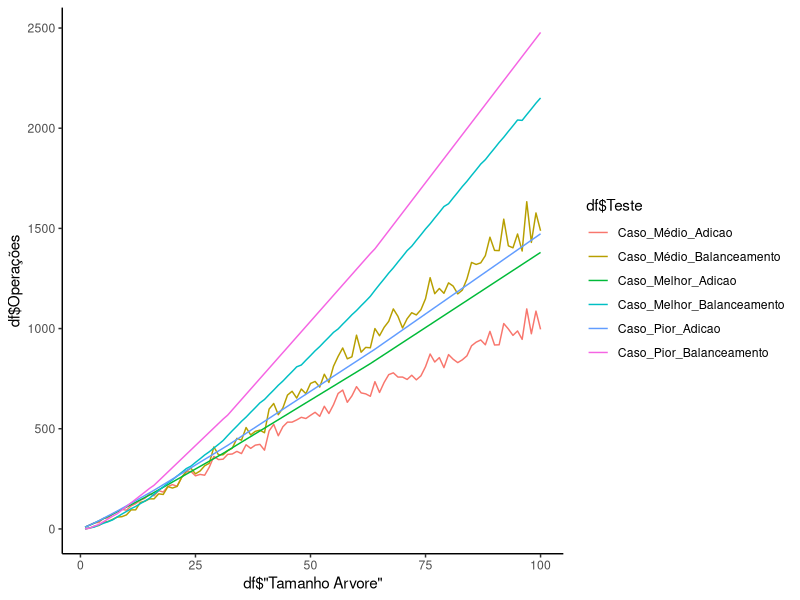

The R script that drew this image:
packages <- c("ggplot2")

for(package in packages){
  if(!require(package, character.only = TRUE)){
    install.packages(package, dep=TRUE)
    if(!require(package, character.only=TRUE)) stop("Pacote indisponivel")
    
  }
  library(package, character.only=TRUE)
}
rm(packages)
rm(package)

df <- read.table("saidasTrabFinal.txt", header=FALSE, sep=";")

names(df) <- c("Teste", "Tamanho Arvore","Operações")

pdf("resultadosCasos.pdf",width= 9, height= 4)
ggplot(data=df, aes(x=df$"Tamanho Arvore", y=df$"Operações", color=df$"Teste"))+
  geom_line() +
  theme_classic()
dev.off() 